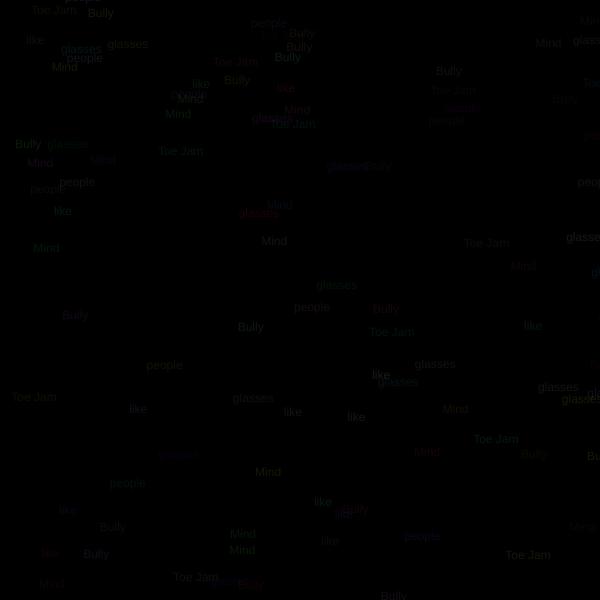
Frame 1 (no input)
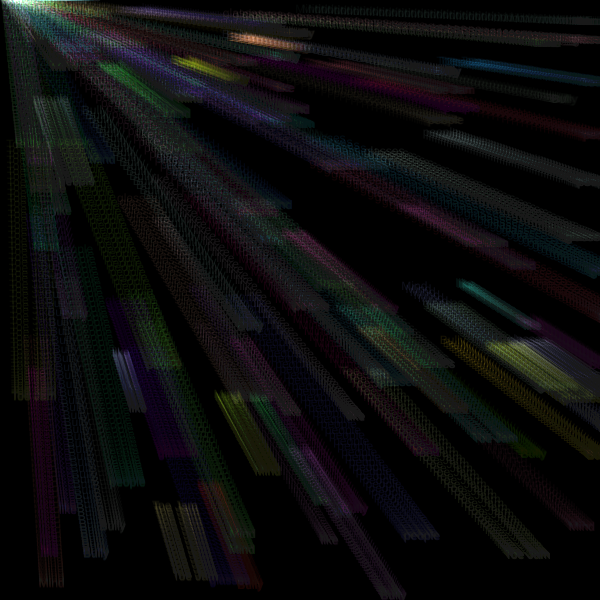
Frame 60 (no input)
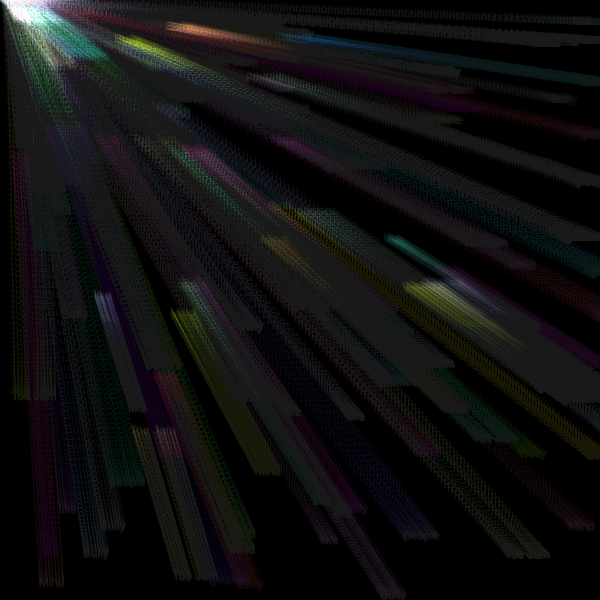
Frame 120 (the mouse pressed at the canvas centre since frame 60)

The p5.js sketch that drew these frames (run headless with seeded random() and noise() and a simulated clock; from frame 60 on, the mouse is pressed at the canvas centre):

// p5.js sketch
// ── sketch.js

// 04_08_flyTowardsMouse_inClass

'use strict'

// an array to hold all our movers
let moverArray = [];

let words = [ "like", "people", "Bully", " Toe Jam", "glasses", "Mind" ];

let numMovers = 100;

function setup() {

    createCanvas( 600, 600 );

    for ( let i = 0; i < numMovers; i++ ) {

        let mover = new Mover;
        mover.position = createVector( random( width ), random( height ) );
        mover.velocity = createVector( 0, 0 );
        mover.acceleration = createVector( random( 1 ), random( 1 ) );
        mover.topSpeed = random( 1, 10 );
        mover.col = color( random( 255 ), random( 255 ), random( 255 ), 25 );
        mover.word = random( words );

        // add mover to our moverArray
        moverArray.push( mover );
    }

    console.log( moverArray );

    background( 0 );

}

function draw() {

    background( 0, 5 );


    push();
    //change blendMode
    blendMode( ADD );

    let mouse = createVector( mouseX, mouseY );

    for ( let i = 0; i < moverArray.length; i++ ) {

        // 1. get vector from mouse position to our mover position
        let direction = p5.Vector.sub( mouse, moverArray[i].position );

        // 2. normalize that vector
        direction = direction.normalize();

        // 3. scale that normalized vector
        let speed = 0.2;
        direction = direction.mult( speed );

        // 4. set acceleration to direction

        // mouse press flys AWAY from mouse pointer
        // otherwise it flys TOWARDS mouse pointer

        if ( mouseIsPressed ) {

            moverArray[i].acceleration = -direction;

        } else {

            moverArray[i].acceleration = direction;
        }

        moverArray[i].move();
        // moverArray[i].checkEdges();
        moverArray[i].display();

    }

    pop();

}


function Mover() {

    // have a position
    // going to have speed/ acceleration
    // going to have velocity
    // going to have color

    // objects properties
    this.position;
    this.velocity;
    this.acceleration;
    this.topSpeed;

    this.col;
    this.word;

    // objects methods
    this.move = function() {

        this.velocity.add( this.acceleration );
        this.velocity.limit( this.topSpeed );
        this.position.add( this.velocity );

    }

    this.checkEdges = function() {

        // check left and right walls
        if ( this.position.x > width ) {

            this.position.x = 0;

        } else if ( this.position.x < 0 ) {

            this.position.x = width;

        }

        // check top and bottom walls
        if ( this.position.y > height ) {

            this.position.y = 0;

        } else if ( this.position.y < 0 ) {

            this.position.y = height;

        }

    }

    this.display = function() {

        fill( this.col );
        stroke( 0 );
        text( this.word , this.position.x, this.position.y );
        // ellipse( this.position.x, this.position.y, 20, 20 );

    }

}
